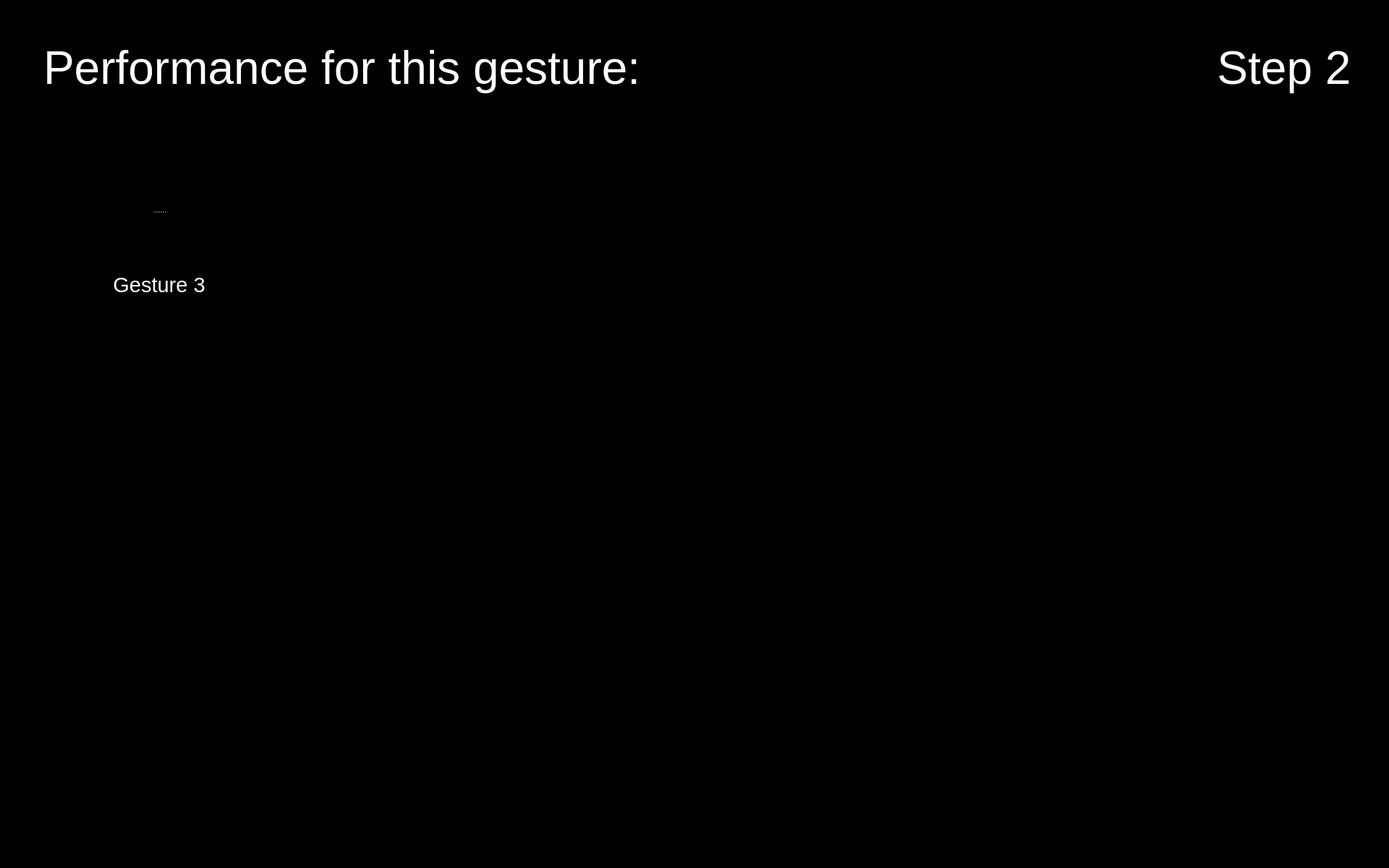
<?xml version="1.0" encoding="UTF-8"?>
<ui version="4.0">
 <class>Form</class>
 <widget class="QWidget" name="Form">
  <property name="geometry">
   <rect>
    <x>0</x>
    <y>0</y>
    <width>1920</width>
    <height>1200</height>
   </rect>
  </property>
  <property name="maximumSize">
   <size>
    <width>1920</width>
    <height>1200</height>
   </size>
  </property>
  <property name="windowTitle">
   <string>Form</string>
  </property>
  <property name="styleSheet">
   <string notr="true">background-color: rgb(0, 0, 0);</string>
  </property>
  <widget class="QPushButton" name="button_nav_left">
   <property name="enabled">
    <bool>true</bool>
   </property>
   <property name="geometry">
    <rect>
     <x>800</x>
     <y>560</y>
     <width>150</width>
     <height>150</height>
    </rect>
   </property>
   <property name="minimumSize">
    <size>
     <width>81</width>
     <height>81</height>
    </size>
   </property>
   <property name="maximumSize">
    <size>
     <width>150</width>
     <height>150</height>
    </size>
   </property>
   <property name="cursor">
    <cursorShape>OpenHandCursor</cursorShape>
   </property>
   <property name="focusPolicy">
    <enum>Qt::WheelFocus</enum>
   </property>
   <property name="contextMenuPolicy">
    <enum>Qt::DefaultContextMenu</enum>
   </property>
   <property name="layoutDirection">
    <enum>Qt::LeftToRight</enum>
   </property>
   <property name="autoFillBackground">
    <bool>false</bool>
   </property>
   <property name="styleSheet">
    <string notr="true"/>
   </property>
   <property name="icon">
    <iconset resource="resources/res.qrc">
     <normaloff>:/buttons/Button Left.svg</normaloff>:/buttons/Button Left.svg</iconset>
   </property>
   <property name="iconSize">
    <size>
     <width>144</width>
     <height>144</height>
    </size>
   </property>
   <property name="autoDefault">
    <bool>false</bool>
   </property>
   <property name="default">
    <bool>false</bool>
   </property>
   <property name="flat">
    <bool>true</bool>
   </property>
  </widget>
  <widget class="QPushButton" name="button_nav_right">
   <property name="enabled">
    <bool>true</bool>
   </property>
   <property name="geometry">
    <rect>
     <x>960</x>
     <y>560</y>
     <width>150</width>
     <height>150</height>
    </rect>
   </property>
   <property name="minimumSize">
    <size>
     <width>81</width>
     <height>81</height>
    </size>
   </property>
   <property name="maximumSize">
    <size>
     <width>150</width>
     <height>150</height>
    </size>
   </property>
   <property name="cursor">
    <cursorShape>OpenHandCursor</cursorShape>
   </property>
   <property name="focusPolicy">
    <enum>Qt::WheelFocus</enum>
   </property>
   <property name="contextMenuPolicy">
    <enum>Qt::DefaultContextMenu</enum>
   </property>
   <property name="layoutDirection">
    <enum>Qt::LeftToRight</enum>
   </property>
   <property name="autoFillBackground">
    <bool>false</bool>
   </property>
   <property name="styleSheet">
    <string notr="true"/>
   </property>
   <property name="icon">
    <iconset resource="resources/res.qrc">
     <normaloff>:/buttons/Button Right.svg</normaloff>:/buttons/Button Right.svg</iconset>
   </property>
   <property name="iconSize">
    <size>
     <width>144</width>
     <height>144</height>
    </size>
   </property>
   <property name="autoDefault">
    <bool>false</bool>
   </property>
   <property name="default">
    <bool>false</bool>
   </property>
   <property name="flat">
    <bool>true</bool>
   </property>
  </widget>
  <widget class="QPushButton" name="button_exit">
   <property name="enabled">
    <bool>true</bool>
   </property>
   <property name="geometry">
    <rect>
     <x>1760</x>
     <y>1040</y>
     <width>150</width>
     <height>150</height>
    </rect>
   </property>
   <property name="minimumSize">
    <size>
     <width>81</width>
     <height>81</height>
    </size>
   </property>
   <property name="maximumSize">
    <size>
     <width>150</width>
     <height>150</height>
    </size>
   </property>
   <property name="cursor">
    <cursorShape>OpenHandCursor</cursorShape>
   </property>
   <property name="focusPolicy">
    <enum>Qt::WheelFocus</enum>
   </property>
   <property name="contextMenuPolicy">
    <enum>Qt::DefaultContextMenu</enum>
   </property>
   <property name="icon">
    <iconset resource="resources/res.qrc">
     <normaloff>:/buttons/Button Exit.svg</normaloff>:/buttons/Button Exit.svg</iconset>
   </property>
   <property name="iconSize">
    <size>
     <width>144</width>
     <height>144</height>
    </size>
   </property>
   <property name="autoDefault">
    <bool>false</bool>
   </property>
   <property name="default">
    <bool>false</bool>
   </property>
   <property name="flat">
    <bool>true</bool>
   </property>
  </widget>
  <widget class="QLabel" name="label_plot_1">
   <property name="geometry">
    <rect>
     <x>490</x>
     <y>180</y>
     <width>850</width>
     <height>340</height>
    </rect>
   </property>
   <property name="maximumSize">
    <size>
     <width>1200</width>
     <height>480</height>
    </size>
   </property>
   <property name="font">
    <font>
     <pointsize>48</pointsize>
    </font>
   </property>
   <property name="styleSheet">
    <string notr="true">color: rgb(255, 255, 255);</string>
   </property>
   <property name="text">
    <string/>
   </property>
   <property name="scaledContents">
    <bool>true</bool>
   </property>
  </widget>
  <widget class="QLabel" name="icon_newbie_1">
   <property name="enabled">
    <bool>true</bool>
   </property>
   <property name="geometry">
    <rect>
     <x>490</x>
     <y>380</y>
     <width>100</width>
     <height>100</height>
    </rect>
   </property>
   <property name="sizePolicy">
    <sizepolicy hsizetype="Preferred" vsizetype="Preferred">
     <horstretch>0</horstretch>
     <verstretch>0</verstretch>
    </sizepolicy>
   </property>
   <property name="maximumSize">
    <size>
     <width>100</width>
     <height>100</height>
    </size>
   </property>
   <property name="text">
    <string/>
   </property>
   <property name="pixmap">
    <pixmap resource="resources/res.qrc">:/img/Icon User.png</pixmap>
   </property>
   <property name="scaledContents">
    <bool>true</bool>
   </property>
  </widget>
  <widget class="QLabel" name="image_step">
   <property name="geometry">
    <rect>
     <x>1650</x>
     <y>170</y>
     <width>250</width>
     <height>250</height>
    </rect>
   </property>
   <property name="font">
    <font>
     <pointsize>48</pointsize>
    </font>
   </property>
   <property name="styleSheet">
    <string notr="true">color: rgb(255, 255, 255);</string>
   </property>
   <property name="text">
    <string/>
   </property>
   <property name="pixmap">
    <pixmap resource="resources/res.qrc">:/detected steps/Detected Step2 Button.png</pixmap>
   </property>
   <property name="alignment">
    <set>Qt::AlignCenter</set>
   </property>
   <property name="wordWrap">
    <bool>true</bool>
   </property>
  </widget>
  <widget class="QLabel" name="icon_expert_1">
   <property name="enabled">
    <bool>true</bool>
   </property>
   <property name="geometry">
    <rect>
     <x>490</x>
     <y>220</y>
     <width>100</width>
     <height>100</height>
    </rect>
   </property>
   <property name="sizePolicy">
    <sizepolicy hsizetype="Preferred" vsizetype="Preferred">
     <horstretch>0</horstretch>
     <verstretch>0</verstretch>
    </sizepolicy>
   </property>
   <property name="maximumSize">
    <size>
     <width>100</width>
     <height>100</height>
    </size>
   </property>
   <property name="text">
    <string/>
   </property>
   <property name="pixmap">
    <pixmap resource="resources/res.qrc">:/img/Icon Expert.png</pixmap>
   </property>
   <property name="scaledContents">
    <bool>true</bool>
   </property>
  </widget>
  <widget class="QLabel" name="icon_reaction_1">
   <property name="enabled">
    <bool>true</bool>
   </property>
   <property name="geometry">
    <rect>
     <x>1400</x>
     <y>250</y>
     <width>200</width>
     <height>200</height>
    </rect>
   </property>
   <property name="sizePolicy">
    <sizepolicy hsizetype="Preferred" vsizetype="Preferred">
     <horstretch>0</horstretch>
     <verstretch>0</verstretch>
    </sizepolicy>
   </property>
   <property name="maximumSize">
    <size>
     <width>200</width>
     <height>200</height>
    </size>
   </property>
   <property name="text">
    <string/>
   </property>
   <property name="scaledContents">
    <bool>true</bool>
   </property>
  </widget>
  <widget class="QLabel" name="label_text_step">
   <property name="geometry">
    <rect>
     <x>1650</x>
     <y>20</y>
     <width>250</width>
     <height>150</height>
    </rect>
   </property>
   <property name="font">
    <font>
     <family>Arial</family>
     <pointsize>48</pointsize>
     <weight>9</weight>
     <italic>false</italic>
     <bold>false</bold>
    </font>
   </property>
   <property name="styleSheet">
    <string notr="true">font: 75 48pt &quot;Arial&quot;;
color: rgb(255, 255, 255);</string>
   </property>
   <property name="text">
    <string>Step 2</string>
   </property>
   <property name="textFormat">
    <enum>Qt::RichText</enum>
   </property>
   <property name="alignment">
    <set>Qt::AlignCenter</set>
   </property>
   <property name="wordWrap">
    <bool>true</bool>
   </property>
  </widget>
  <widget class="QSplitter" name="splitter_3">
   <property name="geometry">
    <rect>
     <x>60</x>
     <y>210</y>
     <width>320</width>
     <height>282</height>
    </rect>
   </property>
   <property name="orientation">
    <enum>Qt::Vertical</enum>
   </property>
   <widget class="QLabel" name="image_required_2">
    <property name="maximumSize">
     <size>
      <width>320</width>
      <height>240</height>
     </size>
    </property>
    <property name="text">
     <string/>
    </property>
    <property name="pixmap">
     <pixmap resource="resources/res.qrc">:/img/gesture3.png</pixmap>
    </property>
    <property name="scaledContents">
     <bool>true</bool>
    </property>
   </widget>
   <widget class="QLabel" name="text_required_2">
    <property name="font">
     <font>
      <family>Arial</family>
      <pointsize>22</pointsize>
      <weight>9</weight>
      <italic>false</italic>
      <bold>false</bold>
     </font>
    </property>
    <property name="styleSheet">
     <string notr="true">font: 75 22pt &quot;Arial&quot;;
color: rgb(255, 255, 255);</string>
    </property>
    <property name="text">
     <string>Gesture 3</string>
    </property>
    <property name="textFormat">
     <enum>Qt::PlainText</enum>
    </property>
    <property name="alignment">
     <set>Qt::AlignCenter</set>
    </property>
    <property name="wordWrap">
     <bool>true</bool>
    </property>
   </widget>
  </widget>
  <widget class="QLabel" name="label_trouble">
   <property name="geometry">
    <rect>
     <x>60</x>
     <y>20</y>
     <width>1280</width>
     <height>150</height>
    </rect>
   </property>
   <property name="font">
    <font>
     <family>Arial</family>
     <pointsize>48</pointsize>
     <weight>9</weight>
     <italic>false</italic>
     <bold>false</bold>
    </font>
   </property>
   <property name="styleSheet">
    <string notr="true">font: 75 48pt &quot;Arial&quot;;
color: rgb(255, 255, 255);</string>
   </property>
   <property name="text">
    <string>Performance for this gesture:</string>
   </property>
   <property name="textFormat">
    <enum>Qt::RichText</enum>
   </property>
   <property name="alignment">
    <set>Qt::AlignLeading|Qt::AlignLeft|Qt::AlignVCenter</set>
   </property>
   <property name="wordWrap">
    <bool>true</bool>
   </property>
  </widget>
 </widget>
 <resources>
  <include location="resources/res.qrc"/>
 </resources>
 <connections/>
</ui>
